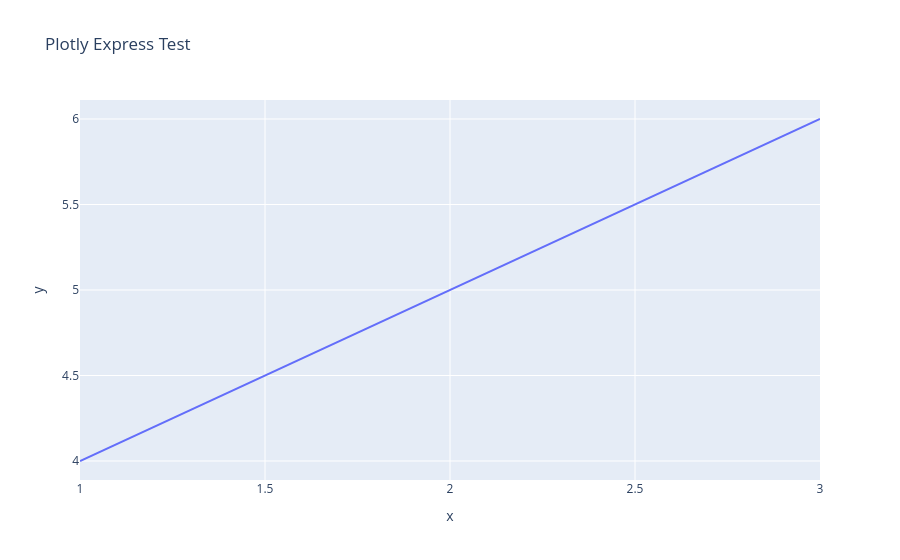

Notebook code cell kept with this figure:
### Code cell
import pandas as pd
import plotly.express as px

# Create a simple DataFrame
df = pd.DataFrame({'x': [1, 2, 3], 'y': [4, 5, 6]})

# Plot using Plotly Express
fig = px.line(df, x='x', y='y', title='Plotly Express Test')
fig.show()

### Figure 1 — Plotly figure (JSON) as saved in the notebook; plotly's stock layout.template omitted (floating-point values rounded to 4 significant figures)
{"data": [{"hovertemplate": "x=%{x}<br>y=%{y}<extra></extra>", "legendgroup": "", "line": {"color": "#636efa", "dash": "solid"}, "marker": {"symbol": "circle"}, "mode": "lines", "name": "", "orientation": "v", "showlegend": false, "type": "scatter", "x": [1, 2, 3], "xaxis": "x", "y": [4, 5, 6], "yaxis": "y"}], "layout": {"legend": {"tracegroupgap": 0}, "title": {"text": "Plotly Express Test"}, "xaxis": {"anchor": "y", "domain": [0, 1], "title": {"text": "x"}}, "yaxis": {"anchor": "x", "domain": [0, 1], "title": {"text": "y"}}}}
